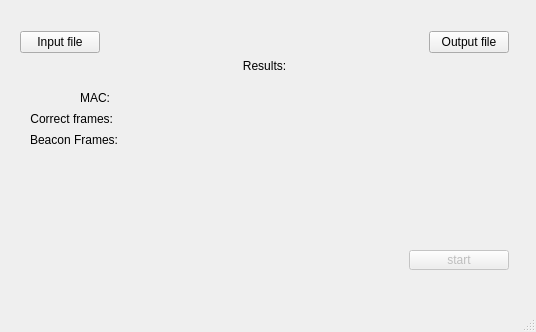
<?xml version="1.0" encoding="UTF-8"?>
<ui version="4.0">
 <class>MainWindowClass</class>
 <widget class="QMainWindow" name="MainWindowClass">
  <property name="geometry">
   <rect>
    <x>0</x>
    <y>0</y>
    <width>536</width>
    <height>332</height>
   </rect>
  </property>
  <property name="sizePolicy">
   <sizepolicy hsizetype="Fixed" vsizetype="Fixed">
    <horstretch>0</horstretch>
    <verstretch>0</verstretch>
   </sizepolicy>
  </property>
  <property name="minimumSize">
   <size>
    <width>536</width>
    <height>332</height>
   </size>
  </property>
  <property name="maximumSize">
   <size>
    <width>536</width>
    <height>332</height>
   </size>
  </property>
  <property name="windowTitle">
   <string>MainWindow</string>
  </property>
  <widget class="QWidget" name="centralWidget">
   <widget class="QWidget" name="verticalLayoutWidget">
    <property name="geometry">
     <rect>
      <x>9</x>
      <y>20</y>
      <width>511</width>
      <height>261</height>
     </rect>
    </property>
    <layout class="QVBoxLayout" name="verticalLayout">
     <item>
      <layout class="QGridLayout" name="gridLayout">
       <property name="sizeConstraint">
        <enum>QLayout::SetDefaultConstraint</enum>
       </property>
       <property name="horizontalSpacing">
        <number>3</number>
       </property>
       <property name="verticalSpacing">
        <number>2</number>
       </property>
       <item row="1" column="2">
        <widget class="QPushButton" name="pushButton">
         <property name="sizePolicy">
          <sizepolicy hsizetype="Maximum" vsizetype="Maximum">
           <horstretch>0</horstretch>
           <verstretch>0</verstretch>
          </sizepolicy>
         </property>
         <property name="baseSize">
          <size>
           <width>50</width>
           <height>20</height>
          </size>
         </property>
         <property name="text">
          <string>Output file</string>
         </property>
        </widget>
       </item>
       <item row="1" column="0">
        <widget class="QPushButton" name="pushButton_2">
         <property name="enabled">
          <bool>true</bool>
         </property>
         <property name="sizePolicy">
          <sizepolicy hsizetype="Maximum" vsizetype="Maximum">
           <horstretch>0</horstretch>
           <verstretch>0</verstretch>
          </sizepolicy>
         </property>
         <property name="maximumSize">
          <size>
           <width>16777215</width>
           <height>16777215</height>
          </size>
         </property>
         <property name="text">
          <string>Input file</string>
         </property>
        </widget>
       </item>
       <item row="1" column="1">
        <spacer name="horizontalSpacer">
         <property name="orientation">
          <enum>Qt::Horizontal</enum>
         </property>
         <property name="sizeHint" stdset="0">
          <size>
           <width>40</width>
           <height>20</height>
          </size>
         </property>
        </spacer>
       </item>
      </layout>
     </item>
     <item>
      <widget class="QLabel" name="resultLabel">
       <property name="text">
        <string>Results:</string>
       </property>
       <property name="alignment">
        <set>Qt::AlignCenter</set>
       </property>
      </widget>
     </item>
     <item>
      <widget class="QWidget" name="formLayoutHolder" native="true">
       <property name="sizePolicy">
        <sizepolicy hsizetype="Expanding" vsizetype="Expanding">
         <horstretch>0</horstretch>
         <verstretch>0</verstretch>
        </sizepolicy>
       </property>
       <widget class="QWidget" name="formLayoutWidget">
        <property name="geometry">
         <rect>
          <x>-1</x>
          <y>0</y>
          <width>511</width>
          <height>84</height>
         </rect>
        </property>
        <layout class="QFormLayout" name="formLayout">
         <property name="fieldGrowthPolicy">
          <enum>QFormLayout::AllNonFixedFieldsGrow</enum>
         </property>
         <item row="1" column="0">
          <widget class="QLabel" name="MACLabel">
           <property name="sizePolicy">
            <sizepolicy hsizetype="Expanding" vsizetype="Fixed">
             <horstretch>0</horstretch>
             <verstretch>0</verstretch>
            </sizepolicy>
           </property>
           <property name="minimumSize">
            <size>
             <width>80</width>
             <height>15</height>
            </size>
           </property>
           <property name="text">
            <string>MAC:</string>
           </property>
           <property name="alignment">
            <set>Qt::AlignRight|Qt::AlignTrailing|Qt::AlignVCenter</set>
           </property>
          </widget>
         </item>
         <item row="1" column="1">
          <widget class="QLabel" name="MAC">
           <property name="sizePolicy">
            <sizepolicy hsizetype="Fixed" vsizetype="Fixed">
             <horstretch>0</horstretch>
             <verstretch>0</verstretch>
            </sizepolicy>
           </property>
           <property name="minimumSize">
            <size>
             <width>200</width>
             <height>10</height>
            </size>
           </property>
           <property name="maximumSize">
            <size>
             <width>300</width>
             <height>30</height>
            </size>
           </property>
           <property name="baseSize">
            <size>
             <width>200</width>
             <height>15</height>
            </size>
           </property>
           <property name="text">
            <string/>
           </property>
          </widget>
         </item>
         <item row="2" column="0">
          <widget class="QLabel" name="correctFramesLabel">
           <property name="sizePolicy">
            <sizepolicy hsizetype="Expanding" vsizetype="Fixed">
             <horstretch>0</horstretch>
             <verstretch>0</verstretch>
            </sizepolicy>
           </property>
           <property name="minimumSize">
            <size>
             <width>80</width>
             <height>15</height>
            </size>
           </property>
           <property name="text">
            <string>Correct frames:</string>
           </property>
           <property name="alignment">
            <set>Qt::AlignRight|Qt::AlignTrailing|Qt::AlignVCenter</set>
           </property>
          </widget>
         </item>
         <item row="2" column="1">
          <widget class="QLabel" name="correctFrames">
           <property name="minimumSize">
            <size>
             <width>200</width>
             <height>10</height>
            </size>
           </property>
           <property name="maximumSize">
            <size>
             <width>300</width>
             <height>30</height>
            </size>
           </property>
           <property name="text">
            <string/>
           </property>
          </widget>
         </item>
         <item row="3" column="0">
          <widget class="QLabel" name="beaconFramesLabel">
           <property name="sizePolicy">
            <sizepolicy hsizetype="Expanding" vsizetype="Preferred">
             <horstretch>0</horstretch>
             <verstretch>0</verstretch>
            </sizepolicy>
           </property>
           <property name="minimumSize">
            <size>
             <width>80</width>
             <height>15</height>
            </size>
           </property>
           <property name="text">
            <string>Beacon Frames:</string>
           </property>
           <property name="alignment">
            <set>Qt::AlignRight|Qt::AlignTrailing|Qt::AlignVCenter</set>
           </property>
          </widget>
         </item>
         <item row="3" column="1">
          <widget class="QLabel" name="beaconFrames">
           <property name="sizePolicy">
            <sizepolicy hsizetype="Fixed" vsizetype="Minimum">
             <horstretch>0</horstretch>
             <verstretch>0</verstretch>
            </sizepolicy>
           </property>
           <property name="minimumSize">
            <size>
             <width>200</width>
             <height>10</height>
            </size>
           </property>
           <property name="maximumSize">
            <size>
             <width>300</width>
             <height>20</height>
            </size>
           </property>
           <property name="text">
            <string/>
           </property>
          </widget>
         </item>
        </layout>
       </widget>
      </widget>
     </item>
     <item>
      <widget class="QPushButton" name="startButton">
       <property name="enabled">
        <bool>false</bool>
       </property>
       <property name="sizePolicy">
        <sizepolicy hsizetype="Preferred" vsizetype="Preferred">
         <horstretch>0</horstretch>
         <verstretch>0</verstretch>
        </sizepolicy>
       </property>
       <property name="minimumSize">
        <size>
         <width>100</width>
         <height>10</height>
        </size>
       </property>
       <property name="maximumSize">
        <size>
         <width>100</width>
         <height>20</height>
        </size>
       </property>
       <property name="layoutDirection">
        <enum>Qt::RightToLeft</enum>
       </property>
       <property name="text">
        <string>start</string>
       </property>
      </widget>
     </item>
    </layout>
   </widget>
  </widget>
  <widget class="QStatusBar" name="statusBar"/>
 </widget>
 <layoutdefault spacing="6" margin="11"/>
 <resources>
  <include location="MainWindow.qrc"/>
 </resources>
 <connections/>
</ui>
